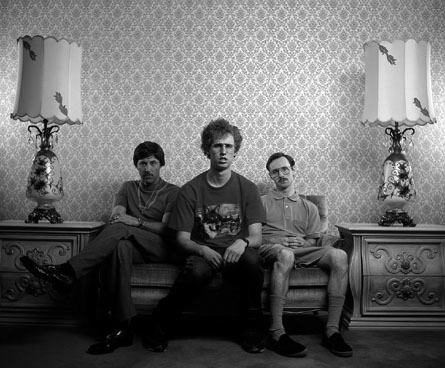
#> input picture data/napoleon.png, 445 x 368 px; the run also reads 1 picture not shown here
$ jupyter execute --allow-errors exercise_1.ipynb
#> lines starting #> are read from the running program, lines starting #| are printed output that depends on the picture
[cell 1]
import numpy as np
import cv2 as cv
import matplotlib.pyplot as plt
import matplotlib.cm as cm

[cell 2]
im = cv.imread(filename='./data/napoleon.png') # read an image from a given path
#> im is the input picture: shape (368, 445, 3); min 0, max 254, mean 104.2
print('Napoleon.png')
print(type(im)) # <class 'numpy.ndarray'>
#| <class 'numpy.ndarray'>
print(f'Shape: {im.shape}') # (368, 445, 3)
#| Shape: (368, 445, 3)
print(f'dtype: {im.dtype}') # uint 8
#| dtype: uint8
print(f'Max intensity value: {np.max(im)}, Min intensity value: {np.min(im)}')
#| Max intensity value: 254, Min intensity value: 0

[cell 3]
fig, (ax1, ax2) = plt.subplots(nrows=1, ncols=2, figsize=(10, 10)) # create a figure and axis objects

ax1.axis('off')
ax1.set_title('Napoleon.png')
implot = ax1.imshow(im)

ax2.axis('off')
ax2.set_title('Colourmap Napoleon.png')
implot = ax2.imshow(im[:,:,0], cmap=cm.summer) # colour mapping only makes sense when working with a single channel
fig.colorbar(implot, orientation='horizontal') # add colourbar to axis of choice

plt.show() # show figure

[cell 4]
cv.imwrite(filename='./data/my_napoleon.png', img=im) # save an image to a given path
fig.savefig(fname='./data/napoleon_figure.png') # save a figure to a given path

[cell 5]
hist = cv.calcHist(images=[im], channels=[0], mask=None, histSize=[256], ranges=[0,256])
#> hist = 256 values, max 4688 at index 0, min 0 at index 255, mean 639.7
plt.plot(hist)
plt.xlim([0,256])
plt.title('Napoleon.png')
plt.show()
#> figure, not shown here; curve peaks at x = 0, y = 4688

im_light = cv.imread(filename='./data/napoleon_light.png')
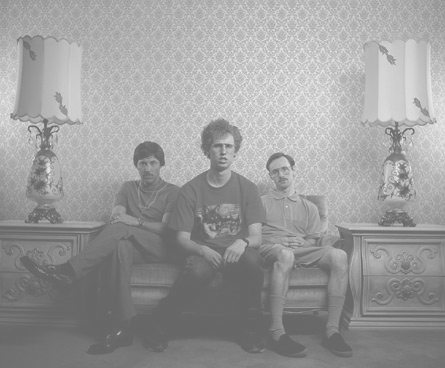
#> input picture data/napoleon_light.png, 445 x 368 px
#> im_light is the input picture: shape (368, 445, 3); min 103, max 230, mean 155.3
print('Napoleon_light.png')
print(f'Shape: {im_light.shape}')
#| Shape: (368, 445, 3)
print(f'dtype: {im_light.dtype}')
#| dtype: uint8
print(f'Max intensity value: {np.max(im_light)}, Min intensity value: {np.min(im_light)}')
#| Max intensity value: 230, Min intensity value: 103

hist = cv.calcHist(images=[im_light], channels=[0], mask=None, histSize=[256], ranges=[0,256])
#> hist = 256 values, max 6234 at index 104, min 0 at index 0, mean 639.7
plt.plot(hist)
plt.xlim([0,256])
plt.title('Napoleon_light.png')
plt.show()
#> figure, not shown here; curve peaks at x = 104, y = 6234

im_dark = cv.imread(filename='./data/napoleon_dark.png')
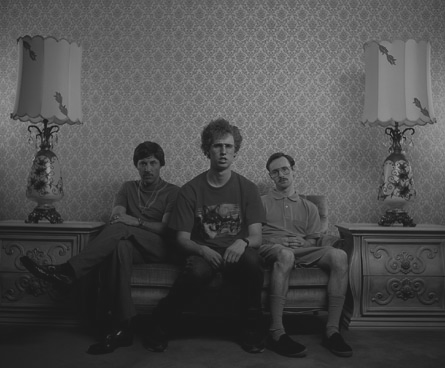
#> input picture data/napoleon_dark.png, 445 x 368 px
#> im_dark is the input picture: shape (368, 445, 3); min 25, max 152, mean 77.3
print('Napoleon_dark.png')
print(f'Shape: {im_dark.shape}')
#| Shape: (368, 445, 3)
print(f'dtype: {im_dark.dtype}')
#| dtype: uint8
print(f'Max intensity value: {np.max(im_dark)}, Min intensity value: {np.min(im_dark)}')
#| Max intensity value: 152, Min intensity value: 25

hist = cv.calcHist(images=[im_dark], channels=[0], mask=None, histSize=[256], ranges=[0,256])
#> hist = 256 values, max 6234 at index 26, min 0 at index 0, mean 639.7
plt.plot(hist)
plt.xlim([0,256])
plt.title('Napoleon_dark.png')
plt.show()
#> figure, not shown here; curve peaks at x = 26, y = 6234

[cell 6]
# Division of a numpy array of dtype = uint8 by an integer to assess whether it keeps the precision
division_im = (im/64)*64
if np.array_equal(a1=im, a2=division_im):
    print('The division of an uint8 value by an integer keeps the precision.')
else:
    print('The division of an uint8 value by an integer does NOT keep the precision.')

[cell 7]
im_bright = cv.add(im,30)
hist = cv.calcHist(images=[im_bright], channels=[0], mask=None, histSize=[256], ranges=[0,256])
#> hist = 256 values, max 4688 at index 30, min 0 at index 0, mean 639.7
plt.plot(hist)
plt.title('OpenCV Saturated addition')
plt.xlim([0,256])
plt.show()
#> figure, not shown here; curve peaks at x = 30, y = 4688

im_bright = im + 30
hist = cv.calcHist(images=[im_bright], channels=[0], mask=None, histSize=[256], ranges=[0,256])
#> hist = 256 values, max 4688 at index 30, min 0 at index 29, mean 639.7
plt.plot(hist)
plt.title('NumPy Modulo addition')
plt.xlim([0,256])
plt.show()
#> figure, not shown here; curve peaks at x = 30, y = 4688

[cell 8]
im_lowerContrast = cv.multiply(im, 0.8) # Element-wise multiplication
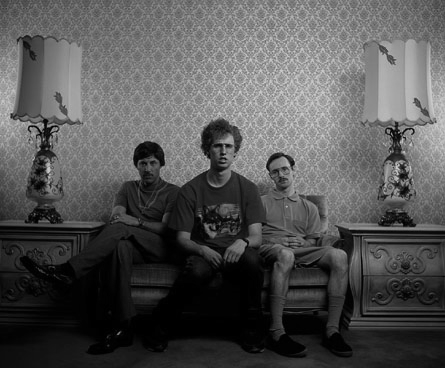
#> im_lowerContrast: shape (368, 445, 3); min 0, max 203, mean 83.3
hist = cv.calcHist(images=[im_lowerContrast], channels=[0], mask=None, histSize=[256], ranges=[0,256])
#> hist = 256 values, max 6361 at index 2, min 0 at index 204, mean 639.7
plt.plot(hist)
plt.title('OpenCV Saturated multiplication')
plt.xlim([0,256])
plt.show()
#> figure, not shown here; curve peaks at x = 2, y = 6361

[cell 9]
def gamma_transf(image, gamma):
#> called with gamma = 0.5
    lookUpTable = np.empty(shape=(1,256), dtype=np.uint8)
    for i in range(256):
        lookUpTable[0,i] = np.clip(np.power(i / 255.0, gamma) * 255.0, 0, 255) # Gamma transformation
    return cv.LUT(im, lookUpTable) # performs a look-up table transform of an array

im_gamma05 = gamma_transf(im, gamma=0.5)
im_gamma2 = gamma_transf(im, gamma=2)
#> call 2 of gamma_transf, with gamma = 2
#> in gamma_transf (call 2), `return cv.LUT(im, lookUpTable)`:
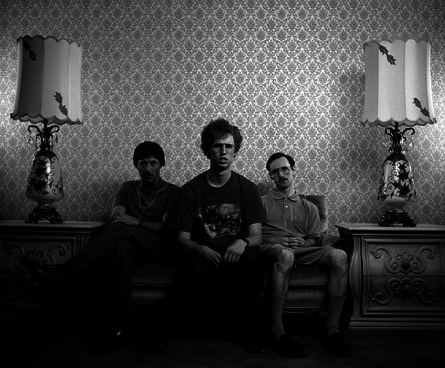
#> returned value: shape (368, 445, 3); min 0, max 253, mean 61.8

fig, (ax0, ax1, ax2) = plt.subplots(nrows=1, ncols=3, figsize=(17,5))
hist = cv.calcHist(images=[im], channels=[0], mask=None, histSize=[256], ranges=[0,256])
#> hist = 256 values, max 4688 at index 0, min 0 at index 255, mean 639.7
imhist = ax0.plot(hist)
#> imhist = 1 item
ax0.set_title('OpenCV Gamma = 1 original')
ax0.set_xlim([0,256])
ax0.set_ylim([0,5500])

hist = cv.calcHist(images=[im_gamma2], channels=[0], mask=None, histSize=[256], ranges=[0,256])
#> hist = 256 values, max 23869 at index 0, min 0 at index 78, mean 639.7
imhist = ax1.plot(hist)
ax1.set_title('OpenCV Gamma = 2 transformation')
ax1.set_xlim([0,256])
ax1.set_ylim([0,5500])

hist = cv.calcHist(images=[im_gamma05], channels=[0], mask=None, histSize=[256], ranges=[0,256])
#> hist = 256 values, max 4688 at index 0, min 0 at index 1, mean 639.7
imhist = ax2.plot(hist)
ax2.set_title('OpenCV Gamma = 1/2 transformation')
ax2.set_xlim([0,256])
ax2.set_ylim([0,5500])

plt.show()
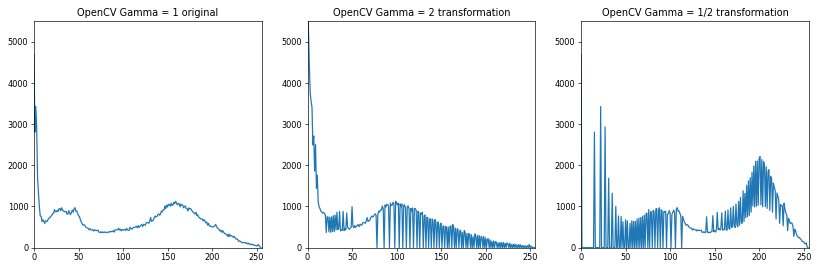
#> figure drawn by matplotlib, 3 panels; panel 1: curve peaks at x = 0, y = 4688; panel 2: curve peaks at x = 0, y = 23869; panel 3: curve peaks at x = 0, y = 4688

[cell 10]
hist_original = cv.calcHist(images=[im], channels=[0], mask=None, histSize=[256], ranges=[0,256])
#> hist_original = 256 values, max 4688 at index 0, min 0 at index 255, mean 639.7
equalised_im = cv.equalizeHist(im[:,:,0]) # histogram equalisation of Blue channel
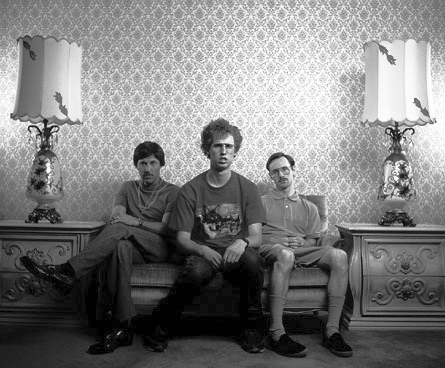
#> equalised_im: shape (368, 445); min 0, max 255, mean 124.5
hist_equalised = cv.calcHist(images=[equalised_im], channels=[0], mask=None, histSize=[256], ranges=[0,256])
#> hist_equalised has the same summary as hist
clahe = cv.createCLAHE(clipLimit=2.0, tileGridSize=(8,8)) # contrast limiting adaptive histogram equalization (CLAHE) object
clahe_im = clahe.apply(im[:,:,0]) # CLAHE of Blue channel
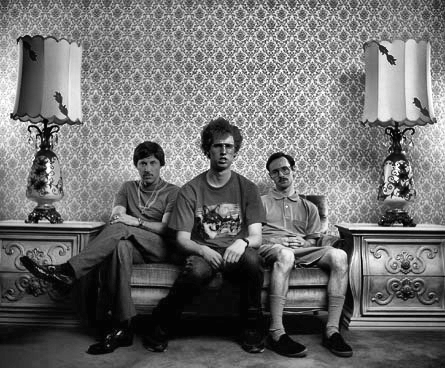
#> clahe_im: shape (368, 445); min 0, max 255, mean 110.8
hist_clahe = cv.calcHist(images=[clahe_im], channels=[0], mask=None, histSize=[256], ranges=[0,256])
#> hist_clahe = 256 values, max 4285 at index 3, min 4 at index 0, mean 639.7

fig, [(ax0, ax1), (ax2, ax3), (ax4, ax5)] = plt.subplots(nrows=3, ncols=2, figsize=(13,13))
imhist = ax0.imshow(im)
ax0.axis('off')
ax0.set_title('Original image')

imhist = ax1.plot(hist_original)
ax1.set_title('Histogram original')
ax1.set_xlim([0,256])
ax1.set_ylim([0,5500])

imhist = ax2.imshow(equalised_im, cmap=cm.gray)
ax2.axis('off')
ax2.set_title('Equalised image')

imhist = ax3.plot(hist_equalised)
ax3.set_title('Histogram equalised')
ax3.set_xlim([0,256])
ax3.set_ylim([0,5500])

imhist = ax4.imshow(clahe_im, cmap=cm.gray)
ax4.axis('off')
ax4.set_title('CLAHE image')

imhist = ax5.plot(hist_clahe)
ax5.set_title('CLAHE Histogram')
ax5.set_xlim([0,256])
ax5.set_ylim([0,5500])
#> figure, not shown here; panel 2: curve peaks at x = 0, y = 4688; panel 4: curve peaks at x = 0, y = 4688; panel 6: curve peaks at x = 3, y = 4285

[cell 11]
im = cv.imread('./data/zebra.png')
#> (the rest of this cell did not finish here and is left out)

[cell 12]
im = cv.imread('./data/cameraman.png')
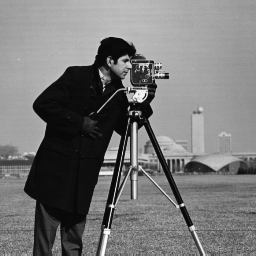
#> input picture data/cameraman.png, 256 x 256 px
#> im is the input picture: shape (256, 256, 3); min 7, max 253, mean 118.7
print(f'Shape of Cameraman.png: {im.shape}')
#| Shape of Cameraman.png: (256, 256, 3)
print(f'Data type: {im.dtype}')
#| Data type: uint8

new_dim = (78,78)
im_nearestN_noAntialiasing = cv.resize(im, new_dim, interpolation=cv.INTER_NEAREST)
im_bilinear_noAntialiasing = cv.resize(im, new_dim, interpolation=cv.INTER_LINEAR)

im_blur = cv.GaussianBlur(src=im, ksize=(5,5), sigmaX=2, sigmaY=2, borderType=cv.BORDER_REFLECT)

im_nearestN_antialiasing = cv.resize(im_blur, new_dim, interpolation=cv.INTER_NEAREST)
im_bilinear_antialiasing = cv.resize(im_blur, new_dim, interpolation=cv.INTER_LINEAR)

fig, [(ax0, ax1, ax2),(ax3, ax4, ax5)] = plt.subplots(nrows=2, ncols=3, figsize=(25,15))

ax0.imshow(im)
ax0.set_title('Original Cameraman')
ax1.imshow(im_nearestN_noAntialiasing)
ax1.set_title('NearestN, no antialiasing interpolation')
ax2.imshow(im_bilinear_noAntialiasing)
ax2.set_title('Bilinear, no antialiasing interpolation')

ax3.imshow(im_blur)
ax3.set_title('Blurred Cameraman')
ax4.imshow(im_nearestN_antialiasing)
ax4.set_title('NearestN, antialiasing interpolation')
ax5.imshow(im_bilinear_antialiasing)
ax5.set_title('Bilinear, antialiasing interpolation')

[cell 13]
healthy_brain1 = cv.imread('./data/brain1.png')
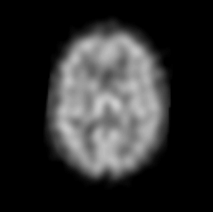
#> input picture data/brain1.png, 213 x 212 px
#> healthy_brain1 is the input picture: shape (212, 213, 3); min 0, max 205, mean 45.3
healthy_brain2 = cv.imread('./data/brain2.png')
stroke_brain = cv.imread('./data/brain3.png')

standard_brain = cv.addWeighted(src1=healthy_brain1, alpha=0.5, src2= healthy_brain2, beta=0.5, gamma=0)
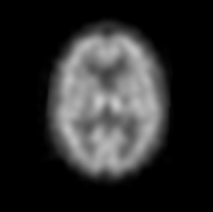
#> standard_brain: shape (212, 213, 3); min 0, max 200, mean 42.9

#> (the rest of this cell did not finish here and is left out)
